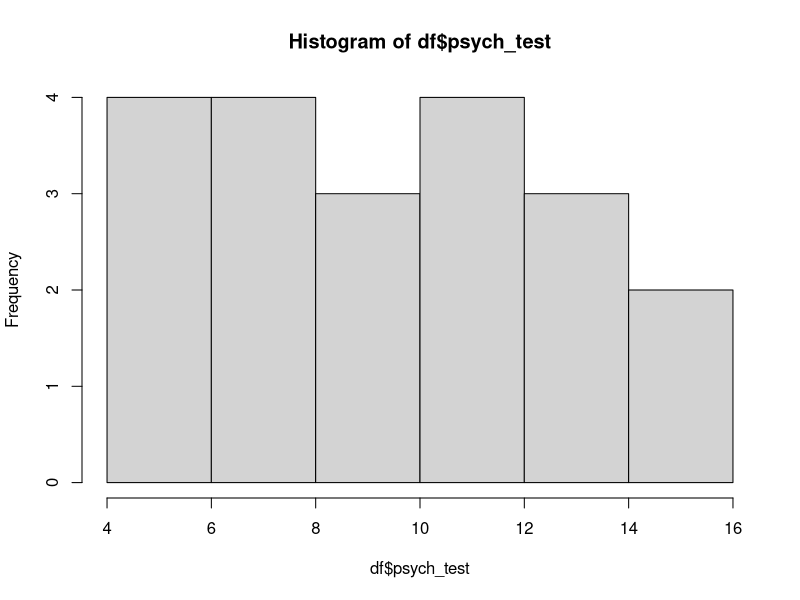

Write the R code that produced this figure.
df <- read.csv('shidouhou.csv', head=T)
print(df$method)
hist(df$psych_test)
dev.off()
print(sum(10,13,8,15,8))
test_a <- c(10,13,8,15,8)
print(test_a)
print(sum(test_a))
print(sum(test_a)/length(test_a))
print(mean(test_a))
print(median(test_a))
print(table(test_a))
sd <- sum((test_a - mean(test_a))^2)/length(test_a)
print(sd)
print(sqrt(sd))
print(sd(test_a))
norm <- (test_a - mean(test_a)) / sd(test_a)
print(norm)
print(mean(norm))
print(sd(norm))
deviation <- norm * 10 + 50
print(mean(deviation))
print(sd(deviation))
